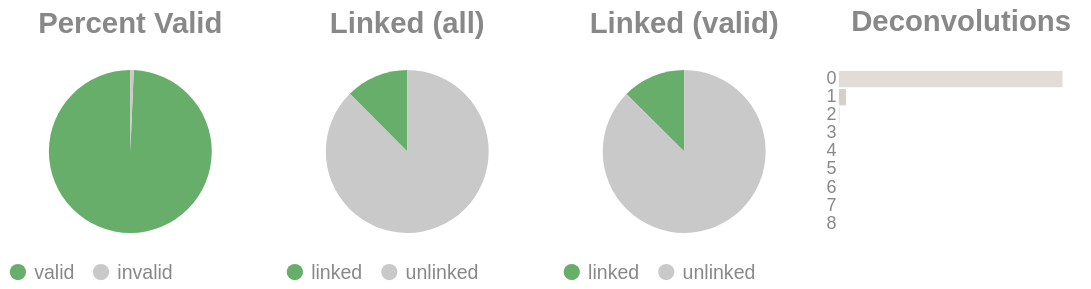

The notebook cell saved with this chart:
### Code cell
if SKIPLR:
    pass
else:
    clash = Counter()
    for i in valids['molecule'].to_list():
        _mol = i.split("-")
        if len(_mol) == 1:
            clash.update('0')
        else:
            clash.update(_mol[-1])

    _d = {"deconvolutions": [], 'count': []}
    for k,v in clash.items():
        _d['deconvolutions'].append(k)
        _d['count'].append(v)

    tot_valid = valids['reads'].sum()
    mask = valids['reads'] >= 2
    n_linked_reads = valids.filter(mask)['reads'].sum()
    if n_linked_reads == 0:
        print_html("No linked molecules (>=2 reads) were detected; skipping linked-only distributions.")
        SKIPLR = True
    else:
        perc_valid = round(tot_valid / n_reads, 4)
        linked_perc_abs = round(n_linked_reads / n_reads, 4)
        linked_perc = round(n_linked_reads / tot_valid, 4)

    _valid = pl.DataFrame({"valids": ['valid', 'invalid'], "count": [tot_valid, n_reads - tot_valid]})
    _linked_abs = pl.DataFrame({"linked (absolute)": ['linked', 'unlinked'], "count": [n_linked_reads, n_reads - n_linked_reads]})
    _linked_rel = pl.DataFrame({"linked (valids)": ['linked', 'unlinked'], "count": [n_linked_reads, tot_valid - n_linked_reads]})

    (
        alt.hconcat(
            piechart(_valid, goodval = 'valid', title = "Percent Valid"),
            piechart(_linked_abs, goodval = "linked", title =  "Linked (all)"),
            piechart(_linked_rel, goodval = "linked", title =  "Linked (valid)"),
            convolutionbar(pl.DataFrame(_d), title = "Deconvolutions"),
            center = True,
            bounds = 'flush'
        )
        .resolve_scale(color='independent')
        .resolve_legend('independent')
        .properties(usermeta={'embedOptions': {"actions": False}})
    ).display()

### Figure 1 — Vega-Lite specification as saved in the notebook (floating-point values rounded to 4 significant figures)
{"width": "container", "height": 400, "config": {"title": {"anchor": "start", "dy": -15, "fontSize": 18, "color": "#888888", "subtitleColor": "#888888", "subtitleFontSize": 14}, "arc": {"fill": "#0072B2"}, "axis": {"domainColor": "#888888", "domainWidth": 0.5, "gridWidth": 0.2, "grid": false, "titleFontWeight": 400, "titleFontSize": 15, "labelFontSize": 11, "labelColor": "#888888", "tickColor": "#888888", "tickWidth": 0.2, "titleColor": "#888888"}, "axisBand": {"grid": false}, "axisX": {"grid": true, "tickSize": 10, "domainCap": "round"}, "axisY": {"domain": false, "grid": true, "tickSize": 0, "domainCap": "round"}, "background": "transparent", "header": {"labelFontSize": 15, "labelColor": "#888888", "titleFontSize": 15, "titleFontWeight": 600, "titleColor": "#888888"}, "legend": {"labelFont": "sans-serif", "labelFontSize": 12, "labelColor": "#888888", "symbolSize": 100, "symbolType": "circle", "titleFontSize": 12, "titlePadding": 10, "titleColor": "#888888", "title": null}, "range": {"category": ["#E69F00", "#56B4E9", "#009E73", "#F0E442", "#0072B2", "#D55E00", "#CC79A7", "#000000"], "diverging": ["#cfe8f3", "#a2d4ec", "#73bfe2", "#46abdb", "#1696d2", "#12719e"]}, "area": {"fill": "#0072B2", "fillOpacity": 0.7, "line": true, "strokeOpacity": 0.7}, "line": {"color": "#0072B2", "stroke": "#0072B2", "strokeWidth": 2}, "trail": {"color": "#0072B2", "stroke": "#0072B2", "strokeWidth": 0, "size": 1}, "point": {"filled": true, "fillOpacity": 1.0, "size": 95}, "text": {"color": "#888888", "fontSize": 11, "align": "right", "fontWeight": 400, "size": 11}, "bar": {"fill": "#0072B2", "stroke": null}, "view": {"stroke": null, "continuousWidth": 660, "continuousHeight": 400}}, "hconcat": [{"data": {"name": "data-22d29a438469729b0c2c7afdadf2bd28"}, "mark": {"type": "arc"}, "encoding": {"color": {"field": "valids", "legend": {"orient": "bottom", "title": null}, "scale": {"domain": ["valid", "invalid"], "range": ["#68ae6b", "#C9C9C9"]}, "title": "Valids", "type": "nominal"}, "theta": {"field": "count", "type": "quantitative"}, "tooltip": [{"field": "valids", "title": "Valids", "type": "ordinal"}, {"field": "percent", "format": ".2%", "title": "Percent", "type": "quantitative"}, {"field": "count", "title": "Count", "type": "quantitative"}]}, "height": 100, "title": {"text": "Percent Valid", "align": "center", "anchor": "middle"}, "transform": [{"calculate": "datum.count / 4084606", "as": "percent"}], "width": 150}, {"data": {"name": "data-33ea8b06b3865108fe80c16eeb1d87c7"}, "mark": {"type": "arc"}, "encoding": {"color": {"field": "linked (absolute)", "legend": {"orient": "bottom", "title": null}, "scale": {"domain": ["linked", "unlinked"], "range": ["#68ae6b", "#C9C9C9"]}, "title": "Linked (Absolute)", "type": "nominal"}, "theta": {"field": "count", "type": "quantitative"}, "tooltip": [{"field": "linked (absolute)", "title": "Linked (Absolute)", "type": "ordinal"}, {"field": "percent", "format": ".2%", "title": "Percent", "type": "quantitative"}, {"field": "count", "title": "Count", "type": "quantitative"}]}, "height": 100, "title": {"text": "Linked (all)", "align": "center", "anchor": "middle"}, "transform": [{"calculate": "datum.count / 4084606", "as": "percent"}], "width": 150}, {"data": {"name": "data-af13bbc250b8a603eb7ead0a32a7684c"}, "mark": {"type": "arc"}, "encoding": {"color": {"field": "linked (valids)", "legend": {"orient": "bottom", "title": null}, "scale": {"domain": ["linked", "unlinked"], "range": ["#68ae6b", "#C9C9C9"]}, "title": "Linked (Valids)", "type": "nominal"}, "theta": {"field": "count", "type": "quantitative"}, "tooltip": [{"field": "linked (valids)", "title": "Linked (Valids)", "type": "ordinal"}, {"field": "percent", "format": ".2%", "title": "Percent", "type": "quantitative"}, {"field": "count", "title": "Count", "type": "quantitative"}]}, "height": 100, "title": {"text": "Linked (valid)", "align": "center", "anchor": "middle"}, "transform": [{"calculate": "datum.count / 4056904", "as": "percent"}], "width": 150}, {"data": {"name": "data-836922113b58272406ce0bc840d43649"}, "mark": {"type": "bar"}, "encoding": {"color": {"field": "deconvolutions", "legend": null, "scale": {"scheme": "lightgreyred"}, "type": "nominal"}, "tooltip": [{"field": "deconvolutions", "title": "Deconvolutions", "type": "ordinal"}, {"field": "percent", "format": ".2%", "title": "Percent", "type": "quantitative"}, {"field": "count", "title": "Count", "type": "quantitative"}], "x": {"axis": null, "field": "count", "type": "quantitative"}, "y": {"field": "deconvolutions", "sort": "ascending", "title": null, "type": "nominal"}}, "height": 100, "title": {"text": "Deconvolutions", "align": "center", "anchor": "middle"}, "transform": [{"calculate": "datum.count / 3781977", "as": "percent"}], "width": 150}], "bounds": "flush", "center": true, "resolve": {"legend": {"angle": "independent"}, "scale": {"color": "independent"}}, "usermeta": {"embedOptions": {"actions": false}}, "$schema": "https://vega.github.io/schema/vega-lite/v6.1.0.json", "datasets": {"data-22d29a438469729b0c2c7afdadf2bd28": [{"valids": "valid", "count": 4056904}, {"valids": "invalid", "count": 27702}], "data-33ea8b06b3865108fe80c16eeb1d87c7": [{"linked (absolute)": "linked", "count": 509165}, {"linked (absolute)": "unlinked", "count": 3575441}], "data-af13bbc250b8a603eb7ead0a32a7684c": [{"linked (valids)": "linked", "count": 509165}, {"linked (valids)": "unlinked", "count": 3547739}], "data-836922113b58272406ce0bc840d43649": [{"deconvolutions": "0", "count": 3659499}, {"deconvolutions": "1", "count": 114562}, {"deconvolutions": "2", "count": 7202}, {"deconvolutions": "3", "count": 626}, {"deconvolutions": "4", "count": 75}, {"deconvolutions": "5", "count": 7}, {"deconvolutions": "6", "count": 3}, {"deconvolutions": "7", "count": 2}, {"deconvolutions": "8", "count": 1}]}}
